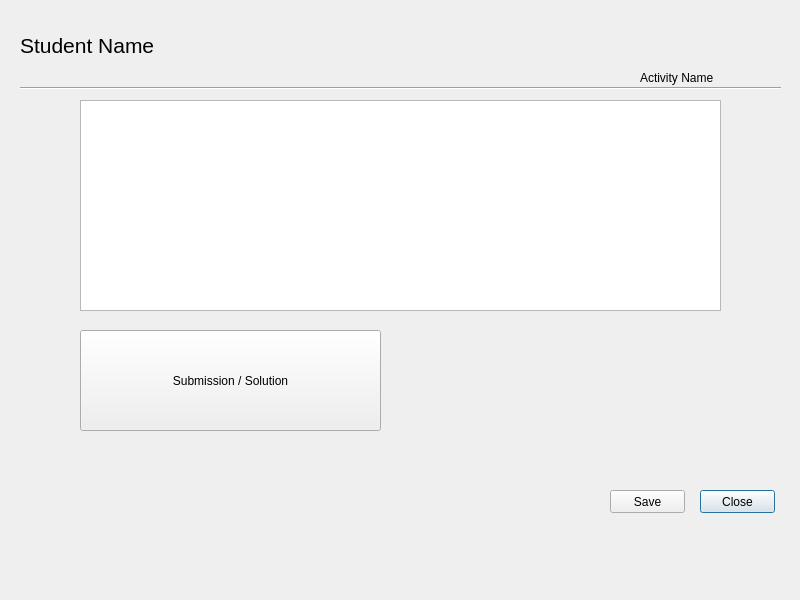
<?xml version="1.0" encoding="UTF-8"?>
<ui version="4.0">
 <class>activityrubric</class>
 <widget class="QDialog" name="activityrubric">
  <property name="geometry">
   <rect>
    <x>0</x>
    <y>0</y>
    <width>800</width>
    <height>600</height>
   </rect>
  </property>
  <property name="windowTitle">
   <string>Dialog</string>
  </property>
  <widget class="QPushButton" name="closeButton">
   <property name="geometry">
    <rect>
     <x>700</x>
     <y>490</y>
     <width>75</width>
     <height>23</height>
    </rect>
   </property>
   <property name="text">
    <string>Close</string>
   </property>
  </widget>
  <widget class="QPushButton" name="saveButton">
   <property name="geometry">
    <rect>
     <x>610</x>
     <y>490</y>
     <width>75</width>
     <height>23</height>
    </rect>
   </property>
   <property name="text">
    <string>Save</string>
   </property>
  </widget>
  <widget class="QLabel" name="activityName">
   <property name="geometry">
    <rect>
     <x>640</x>
     <y>70</y>
     <width>81</width>
     <height>16</height>
    </rect>
   </property>
   <property name="text">
    <string>Activity Name</string>
   </property>
  </widget>
  <widget class="QLabel" name="studentName">
   <property name="geometry">
    <rect>
     <x>20</x>
     <y>30</y>
     <width>151</width>
     <height>31</height>
    </rect>
   </property>
   <property name="font">
    <font>
     <pointsize>16</pointsize>
    </font>
   </property>
   <property name="text">
    <string>Student Name</string>
   </property>
  </widget>
  <widget class="Line" name="line">
   <property name="geometry">
    <rect>
     <x>20</x>
     <y>80</y>
     <width>761</width>
     <height>16</height>
    </rect>
   </property>
   <property name="orientation">
    <enum>Qt::Horizontal</enum>
   </property>
  </widget>
  <widget class="QTableView" name="rubricTable">
   <property name="geometry">
    <rect>
     <x>80</x>
     <y>100</y>
     <width>641</width>
     <height>211</height>
    </rect>
   </property>
   <attribute name="horizontalHeaderStretchLastSection">
    <bool>true</bool>
   </attribute>
  </widget>
  <widget class="QPushButton" name="subFiles">
   <property name="geometry">
    <rect>
     <x>80</x>
     <y>330</y>
     <width>301</width>
     <height>101</height>
    </rect>
   </property>
   <property name="text">
    <string>Submission / Solution</string>
   </property>
  </widget>
 </widget>
 <resources/>
 <connections/>
</ui>
